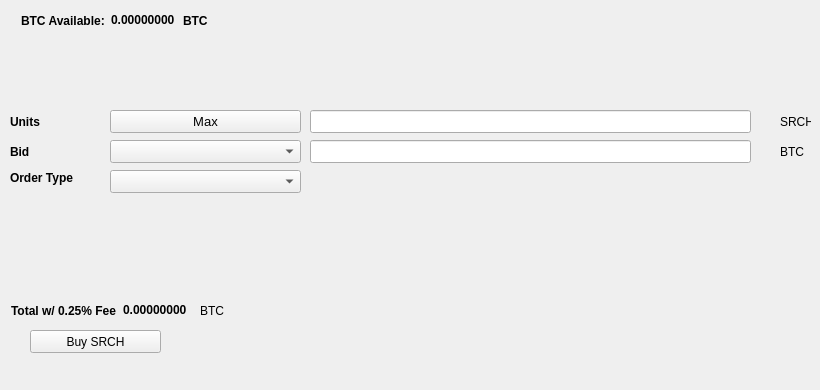
   <widget class="QWidget" name="BuyTab">
    <attribute name="title">
     <string>Buy</string>
    </attribute>
    <widget class="QPushButton" name="BuySRCH">
     <property name="geometry">
      <rect>
       <x>30</x>
       <y>330</y>
       <width>131</width>
       <height>23</height>
      </rect>
     </property>
     <property name="text">
      <string>Buy SRCH</string>
     </property>
     <property name="icon">
      <iconset resource="../searchcoin.qrc">
       <normaloff>:/icons/bitcoin</normaloff>:/icons/bitcoin</iconset>
     </property>
    </widget>
    <widget class="QLabel" name="label_3">
     <property name="geometry">
      <rect>
       <x>10</x>
       <y>110</y>
       <width>46</width>
       <height>23</height>
      </rect>
     </property>
     <property name="font">
      <font>
       <weight>75</weight>
       <bold>true</bold>
      </font>
     </property>
     <property name="text">
      <string>Units</string>
     </property>
    </widget>
    <widget class="QLineEdit" name="UnitsInput">
     <property name="geometry">
      <rect>
       <x>310</x>
       <y>110</y>
       <width>441</width>
       <height>23</height>
      </rect>
     </property>
     <property name="font">
      <font>
       <pointsize>9</pointsize>
       <weight>75</weight>
       <bold>true</bold>
      </font>
     </property>
    </widget>
    <widget class="QLineEdit" name="BuyBidPriceEdit">
     <property name="geometry">
      <rect>
       <x>310</x>
       <y>140</y>
       <width>441</width>
       <height>23</height>
      </rect>
     </property>
     <property name="font">
      <font>
       <pointsize>9</pointsize>
       <weight>75</weight>
       <bold>true</bold>
      </font>
     </property>
    </widget>
    <widget class="QLabel" name="label_4">
     <property name="geometry">
      <rect>
       <x>780</x>
       <y>110</y>
       <width>31</width>
       <height>23</height>
      </rect>
     </property>
     <property name="text">
      <string>SRCH</string>
     </property>
    </widget>
    <widget class="QLabel" name="label_5">
     <property name="geometry">
      <rect>
       <x>780</x>
       <y>140</y>
       <width>31</width>
       <height>23</height>
      </rect>
     </property>
     <property name="text">
      <string>BTC</string>
     </property>
    </widget>
    <widget class="QLabel" name="label_6">
     <property name="geometry">
      <rect>
       <x>10</x>
       <y>140</y>
       <width>46</width>
       <height>23</height>
      </rect>
     </property>
     <property name="font">
      <font>
       <weight>75</weight>
       <bold>true</bold>
      </font>
     </property>
     <property name="text">
      <string>Bid</string>
     </property>
    </widget>
    <widget class="QLabel" name="label_7">
     <property name="geometry">
      <rect>
       <x>10</x>
       <y>170</y>
       <width>91</width>
       <height>16</height>
      </rect>
     </property>
     <property name="font">
      <font>
       <weight>75</weight>
       <bold>true</bold>
      </font>
     </property>
     <property name="text">
      <string>Order Type</string>
     </property>
    </widget>
    <widget class="QPushButton" name="Buy_Max_Amount">
     <property name="geometry">
      <rect>
       <x>110</x>
       <y>110</y>
       <width>191</width>
       <height>23</height>
      </rect>
     </property>
     <property name="font">
      <font>
       <pointsize>10</pointsize>
      </font>
     </property>
     <property name="text">
      <string>Max</string>
     </property>
    </widget>
    <widget class="QComboBox" name="BuyBidcomboBox">
     <property name="geometry">
      <rect>
       <x>110</x>
       <y>140</y>
       <width>191</width>
       <height>23</height>
      </rect>
     </property>
     <property name="font">
      <font>
       <pointsize>10</pointsize>
      </font>
     </property>
    </widget>
    <widget class="QComboBox" name="buyOrdertypeCombo">
     <property name="geometry">
      <rect>
       <x>110</x>
       <y>170</y>
       <width>191</width>
       <height>23</height>
      </rect>
     </property>
     <property name="font">
      <font>
       <pointsize>10</pointsize>
      </font>
     </property>
    </widget>
    <widget class="QWidget" name="layoutWidget1">
     <property name="geometry">
      <rect>
       <x>21</x>
       <y>11</y>
       <width>227</width>
       <height>19</height>
      </rect>
     </property>
     <layout class="QHBoxLayout" name="horizontalLayout_3">
      <item>
       <widget class="QLabel" name="label232">
        <property name="font">
         <font>
          <weight>75</weight>
          <bold>true</bold>
         </font>
        </property>
        <property name="text">
         <string>BTC Available:</string>
        </property>
       </widget>
      </item>
      <item>
       <widget class="QLabel" name="BtcAvailableLbl">
        <property name="palette">
         <palette>
          <active>
           <colorrole role="WindowText">
            <brush brushstyle="SolidPattern">
             <color alpha="255">
              <red>0</red>
              <green>0</green>
              <blue>0</blue>
             </color>
            </brush>
           </colorrole>
           <colorrole role="Button">
            <brush brushstyle="SolidPattern">
             <color alpha="255">
              <red>0</red>
              <green>170</green>
              <blue>0</blue>
             </color>
            </brush>
           </colorrole>
           <colorrole role="Light">
            <brush brushstyle="SolidPattern">
             <color alpha="255">
              <red>0</red>
              <green>255</green>
              <blue>0</blue>
             </color>
            </brush>
           </colorrole>
           <colorrole role="Midlight">
            <brush brushstyle="SolidPattern">
             <color alpha="255">
              <red>0</red>
              <green>212</green>
              <blue>0</blue>
             </color>
            </brush>
           </colorrole>
           <colorrole role="Dark">
            <brush brushstyle="SolidPattern">
             <color alpha="255">
              <red>0</red>
              <green>85</green>
              <blue>0</blue>
             </color>
            </brush>
           </colorrole>
           <colorrole role="Mid">
            <brush brushstyle="SolidPattern">
             <color alpha="255">
              <red>0</red>
              <green>113</green>
              <blue>0</blue>
             </color>
            </brush>
           </colorrole>
           <colorrole role="Text">
            <brush brushstyle="SolidPattern">
             <color alpha="255">
              <red>0</red>
              <green>170</green>
              <blue>0</blue>
             </color>
            </brush>
           </colorrole>
           <colorrole role="BrightText">
            <brush brushstyle="SolidPattern">
             <color alpha="255">
              <red>255</red>
              <green>255</green>
              <blue>255</blue>
             </color>
            </brush>
           </colorrole>
           <colorrole role="ButtonText">
            <brush brushstyle="SolidPattern">
             <color alpha="255">
              <red>0</red>
              <green>0</green>
              <blue>0</blue>
             </color>
            </brush>
           </colorrole>
           <colorrole role="Base">
            <brush brushstyle="SolidPattern">
             <color alpha="255">
              <red>255</red>
              <green>255</green>
              <blue>255</blue>
             </color>
            </brush>
           </colorrole>
           <colorrole role="Window">
            <brush brushstyle="SolidPattern">
             <color alpha="255">
              <red>0</red>
              <green>170</green>
              <blue>0</blue>
             </color>
            </brush>
           </colorrole>
           <colorrole role="Shadow">
            <brush brushstyle="SolidPattern">
             <color alpha="255">
              <red>0</red>
              <green>0</green>
              <blue>0</blue>
             </color>
            </brush>
           </colorrole>
           <colorrole role="AlternateBase">
            <brush brushstyle="SolidPattern">
             <color alpha="255">
              <red>127</red>
              <green>212</green>
              <blue>127</blue>
             </color>
            </brush>
           </colorrole>
           <colorrole role="ToolTipBase">
            <brush brushstyle="SolidPattern">
             <color alpha="255">
              <red>255</red>
              <green>255</green>
              <blue>220</blue>
             </color>
            </brush>
           </colorrole>
           <colorrole role="ToolTipText">
            <brush brushstyle="SolidPattern">
             <color alpha="255">
              <red>0</red>
              <green>0</green>
              <blue>0</blue>
             </color>
            </brush>
           </colorrole>
          </active>
          <inactive>
           <colorrole role="WindowText">
            <brush brushstyle="SolidPattern">
             <color alpha="255">
              <red>0</red>
              <green>0</green>
              <blue>0</blue>
             </color>
            </brush>
           </colorrole>
           <colorrole role="Button">
            <brush brushstyle="SolidPattern">
             <color alpha="255">
              <red>0</red>
              <green>170</green>
              <blue>0</blue>
             </color>
            </brush>
           </colorrole>
           <colorrole role="Light">
            <brush brushstyle="SolidPattern">
             <color alpha="255">
              <red>0</red>
              <green>255</green>
              <blue>0</blue>
             </color>
            </brush>
           </colorrole>
           <colorrole role="Midlight">
            <brush brushstyle="SolidPattern">
             <color alpha="255">
              <red>0</red>
              <green>212</green>
              <blue>0</blue>
             </color>
            </brush>
           </colorrole>
           <colorrole role="Dark">
            <brush brushstyle="SolidPattern">
             <color alpha="255">
              <red>0</red>
              <green>85</green>
              <blue>0</blue>
             </color>
            </brush>
           </colorrole>
           <colorrole role="Mid">
            <brush brushstyle="SolidPattern">
             <color alpha="255">
              <red>0</red>
              <green>113</green>
              <blue>0</blue>
             </color>
            </brush>
           </colorrole>
           <colorrole role="Text">
            <brush brushstyle="SolidPattern">
             <color alpha="255">
              <red>0</red>
              <green>170</green>
              <blue>0</blue>
             </color>
            </brush>
           </colorrole>
           <colorrole role="BrightText">
            <brush brushstyle="SolidPattern">
             <color alpha="255">
              <red>255</red>
              <green>255</green>
              <blue>255</blue>
             </color>
            </brush>
           </colorrole>
           <colorrole role="ButtonText">
            <brush brushstyle="SolidPattern">
             <color alpha="255">
              <red>0</red>
              <green>0</green>
              <blue>0</blue>
             </color>
            </brush>
           </colorrole>
           <colorrole role="Base">
            <brush brushstyle="SolidPattern">
             <color alpha="255">
              <red>255</red>
              <green>255</green>
              <blue>255</blue>
             </color>
            </brush>
           </colorrole>
           <colorrole role="Window">
            <brush brushstyle="SolidPattern">
             <color alpha="255">
              <red>0</red>
              <green>170</green>
              <blue>0</blue>
             </color>
            </brush>
           </colorrole>
           <colorrole role="Shadow">
            <brush brushstyle="SolidPattern">
             <color alpha="255">
              <red>0</red>
              <green>0</green>
              <blue>0</blue>
             </color>
            </brush>
           </colorrole>
           <colorrole role="AlternateBase">
            <brush brushstyle="SolidPattern">
             <color alpha="255">
              <red>127</red>
              <green>212</green>
              <blue>127</blue>
             </color>
            </brush>
           </colorrole>
           <colorrole role="ToolTipBase">
            <brush brushstyle="SolidPattern">
             <color alpha="255">
              <red>255</red>
              <green>255</green>
              <blue>220</blue>
             </color>
            </brush>
           </colorrole>
           <colorrole role="ToolTipText">
            <brush brushstyle="SolidPattern">
             <color alpha="255">
              <red>0</red>
              <green>0</green>
              <blue>0</blue>
             </color>
            </brush>
           </colorrole>
          </inactive>
          <disabled>
           <colorrole role="WindowText">
            <brush brushstyle="SolidPattern">
             <color alpha="255">
              <red>0</red>
              <green>85</green>
              <blue>0</blue>
             </color>
            </brush>
           </colorrole>
           <colorrole role="Button">
            <brush brushstyle="SolidPattern">
             <color alpha="255">
              <red>0</red>
              <green>170</green>
              <blue>0</blue>
             </color>
            </brush>
           </colorrole>
           <colorrole role="Light">
            <brush brushstyle="SolidPattern">
             <color alpha="255">
              <red>0</red>
              <green>255</green>
              <blue>0</blue>
             </color>
            </brush>
           </colorrole>
           <colorrole role="Midlight">
            <brush brushstyle="SolidPattern">
             <color alpha="255">
              <red>0</red>
              <green>212</green>
              <blue>0</blue>
             </color>
            </brush>
           </colorrole>
           <colorrole role="Dark">
            <brush brushstyle="SolidPattern">
             <color alpha="255">
              <red>0</red>
              <green>85</green>
              <blue>0</blue>
             </color>
            </brush>
           </colorrole>
           <colorrole role="Mid">
            <brush brushstyle="SolidPattern">
             <color alpha="255">
              <red>0</red>
              <green>113</green>
              <blue>0</blue>
             </color>
            </brush>
           </colorrole>
           <colorrole role="Text">
            <brush brushstyle="SolidPattern">
             <color alpha="255">
              <red>0</red>
              <green>85</green>
              <blue>0</blue>
             </color>
            </brush>
           </colorrole>
           <colorrole role="BrightText">
            <brush brushstyle="SolidPattern">
             <color alpha="255">
              <red>255</red>
              <green>255</green>
              <blue>255</blue>
             </color>
            </brush>
           </colorrole>
           <colorrole role="ButtonText">
            <brush brushstyle="SolidPattern">
             <color alpha="255">
              <red>0</red>
              <green>85</green>
              <blue>0</blue>
             </color>
            </brush>
           </colorrole>
           <colorrole role="Base">
            <brush brushstyle="SolidPattern">
             <color alpha="255">
              <red>0</red>
              <green>170</green>
              <blue>0</blue>
             </color>
            </brush>
           </colorrole>
           <colorrole role="Window">
            <brush brushstyle="SolidPattern">
             <color alpha="255">
              <red>0</red>
              <green>170</green>
              <blue>0</blue>
             </color>
            </brush>
           </colorrole>
           <colorrole role="Shadow">
            <brush brushstyle="SolidPattern">
             <color alpha="255">
              <red>0</red>
              <green>0</green>
              <blue>0</blue>
             </color>
            </brush>
           </colorrole>
           <colorrole role="AlternateBase">
            <brush brushstyle="SolidPattern">
             <color alpha="255">
              <red>0</red>
              <green>170</green>
              <blue>0</blue>
             </color>
            </brush>
           </colorrole>
           <colorrole role="ToolTipBase">
            <brush brushstyle="SolidPattern">
             <color alpha="255">
              <red>255</red>
              <green>255</green>
              <blue>220</blue>
             </color>
            </brush>
           </colorrole>
           <colorrole role="ToolTipText">
            <brush brushstyle="SolidPattern">
             <color alpha="255">
              <red>0</red>
              <green>0</green>
              <blue>0</blue>
             </color>
            </brush>
           </colorrole>
          </disabled>
         </palette>
        </property>
        <property name="font">
         <font>
          <weight>75</weight>
          <bold>true</bold>
         </font>
        </property>
        <property name="text">
         <string>0.00000000</string>
        </property>
        <property name="textInteractionFlags">
         <set>Qt::LinksAccessibleByMouse|Qt::TextSelectableByKeyboard|Qt::TextSelectableByMouse</set>
        </property>
       </widget>
      </item>
      <item>
       <widget class="QLabel" name="BtcAvailableLbl_2">
        <property name="font">
         <font>
          <weight>75</weight>
          <bold>true</bold>
         </font>
        </property>
        <property name="text">
         <string>BTC</string>
        </property>
       </widget>
      </item>
     </layout>
    </widget>
    <widget class="QWidget" name="layoutWidge2">
     <property name="geometry">
      <rect>
       <x>11</x>
       <y>301</y>
       <width>259</width>
       <height>19</height>
      </rect>
     </property>
     <layout class="QHBoxLayout" name="horizontalLayout_4">
      <item>
       <widget class="QLabel" name="label_9">
        <property name="font">
         <font>
          <weight>75</weight>
          <bold>true</bold>
         </font>
        </property>
        <property name="text">
         <string>Total w/ 0.25% Fee</string>
        </property>
       </widget>
      </item>
      <item>
       <widget class="QLabel" name="BuyCostLabel">
        <property name="palette">
         <palette>
          <active>
           <colorrole role="WindowText">
            <brush brushstyle="SolidPattern">
             <color alpha="255">
              <red>0</red>
              <green>0</green>
              <blue>0</blue>
             </color>
            </brush>
           </colorrole>
           <colorrole role="Button">
            <brush brushstyle="SolidPattern">
             <color alpha="255">
              <red>0</red>
              <green>170</green>
              <blue>0</blue>
             </color>
            </brush>
           </colorrole>
           <colorrole role="Light">
            <brush brushstyle="SolidPattern">
             <color alpha="255">
              <red>0</red>
              <green>255</green>
              <blue>0</blue>
             </color>
            </brush>
           </colorrole>
           <colorrole role="Midlight">
            <brush brushstyle="SolidPattern">
             <color alpha="255">
              <red>0</red>
              <green>212</green>
              <blue>0</blue>
             </color>
            </brush>
           </colorrole>
           <colorrole role="Dark">
            <brush brushstyle="SolidPattern">
             <color alpha="255">
              <red>0</red>
              <green>85</green>
              <blue>0</blue>
             </color>
            </brush>
           </colorrole>
           <colorrole role="Mid">
            <brush brushstyle="SolidPattern">
             <color alpha="255">
              <red>0</red>
              <green>113</green>
              <blue>0</blue>
             </color>
            </brush>
           </colorrole>
           <colorrole role="Text">
            <brush brushstyle="SolidPattern">
             <color alpha="255">
              <red>0</red>
              <green>170</green>
              <blue>0</blue>
             </color>
            </brush>
           </colorrole>
           <colorrole role="BrightText">
            <brush brushstyle="SolidPattern">
             <color alpha="255">
              <red>255</red>
              <green>255</green>
              <blue>255</blue>
             </color>
            </brush>
           </colorrole>
           <colorrole role="ButtonText">
            <brush brushstyle="SolidPattern">
             <color alpha="255">
              <red>0</red>
              <green>0</green>
              <blue>0</blue>
             </color>
            </brush>
           </colorrole>
           <colorrole role="Base">
            <brush brushstyle="SolidPattern">
             <color alpha="255">
              <red>255</red>
              <green>255</green>
              <blue>255</blue>
             </color>
            </brush>
           </colorrole>
           <colorrole role="Window">
            <brush brushstyle="SolidPattern">
             <color alpha="255">
              <red>0</red>
              <green>170</green>
              <blue>0</blue>
             </color>
            </brush>
           </colorrole>
           <colorrole role="Shadow">
            <brush brushstyle="SolidPattern">
             <color alpha="255">
              <red>0</red>
              <green>0</green>
              <blue>0</blue>
             </color>
            </brush>
           </colorrole>
           <colorrole role="AlternateBase">
            <brush brushstyle="SolidPattern">
             <color alpha="255">
              <red>127</red>
              <green>212</green>
              <blue>127</blue>
             </color>
            </brush>
           </colorrole>
           <colorrole role="ToolTipBase">
            <brush brushstyle="SolidPattern">
             <color alpha="255">
              <red>255</red>
              <green>255</green>
              <blue>220</blue>
             </color>
            </brush>
           </colorrole>
           <colorrole role="ToolTipText">
            <brush brushstyle="SolidPattern">
             <color alpha="255">
              <red>0</red>
              <green>0</green>
              <blue>0</blue>
             </color>
            </brush>
           </colorrole>
          </active>
          <inactive>
           <colorrole role="WindowText">
            <brush brushstyle="SolidPattern">
             <color alpha="255">
              <red>0</red>
              <green>0</green>
              <blue>0</blue>
             </color>
            </brush>
           </colorrole>
           <colorrole role="Button">
            <brush brushstyle="SolidPattern">
             <color alpha="255">
              <red>0</red>
              <green>170</green>
              <blue>0</blue>
             </color>
            </brush>
           </colorrole>
           <colorrole role="Light">
            <brush brushstyle="SolidPattern">
             <color alpha="255">
              <red>0</red>
              <green>255</green>
              <blue>0</blue>
             </color>
            </brush>
           </colorrole>
           <colorrole role="Midlight">
            <brush brushstyle="SolidPattern">
             <color alpha="255">
              <red>0</red>
              <green>212</green>
              <blue>0</blue>
             </color>
            </brush>
           </colorrole>
           <colorrole role="Dark">
            <brush brushstyle="SolidPattern">
             <color alpha="255">
              <red>0</red>
              <green>85</green>
              <blue>0</blue>
             </color>
            </brush>
           </colorrole>
           <colorrole role="Mid">
            <brush brushstyle="SolidPattern">
             <color alpha="255">
              <red>0</red>
              <green>113</green>
              <blue>0</blue>
             </color>
            </brush>
           </colorrole>
           <colorrole role="Text">
            <brush brushstyle="SolidPattern">
             <color alpha="255">
              <red>0</red>
              <green>170</green>
              <blue>0</blue>
             </color>
            </brush>
           </colorrole>
           <colorrole role="BrightText">
            <brush brushstyle="SolidPattern">
             <color alpha="255">
              <red>255</red>
              <green>255</green>
              <blue>255</blue>
             </color>
            </brush>
           </colorrole>
           <colorrole role="ButtonText">
            <brush brushstyle="SolidPattern">
             <color alpha="255">
              <red>0</red>
              <green>0</green>
              <blue>0</blue>
             </color>
            </brush>
           </colorrole>
           <colorrole role="Base">
            <brush brushstyle="SolidPattern">
             <color alpha="255">
              <red>255</red>
              <green>255</green>
              <blue>255</blue>
             </color>
            </brush>
           </colorrole>
           <colorrole role="Window">
            <brush brushstyle="SolidPattern">
             <color alpha="255">
              <red>0</red>
              <green>170</green>
              <blue>0</blue>
             </color>
            </brush>
           </colorrole>
           <colorrole role="Shadow">
            <brush brushstyle="SolidPattern">
             <color alpha="255">
              <red>0</red>
              <green>0</green>
              <blue>0</blue>
             </color>
            </brush>
           </colorrole>
           <colorrole role="AlternateBase">
            <brush brushstyle="SolidPattern">
             <color alpha="255">
              <red>127</red>
              <green>212</green>
              <blue>127</blue>
             </color>
            </brush>
           </colorrole>
           <colorrole role="ToolTipBase">
            <brush brushstyle="SolidPattern">
             <color alpha="255">
              <red>255</red>
              <green>255</green>
              <blue>220</blue>
             </color>
            </brush>
           </colorrole>
           <colorrole role="ToolTipText">
            <brush brushstyle="SolidPattern">
             <color alpha="255">
              <red>0</red>
              <green>0</green>
              <blue>0</blue>
             </color>
            </brush>
           </colorrole>
          </inactive>
          <disabled>
           <colorrole role="WindowText">
            <brush brushstyle="SolidPattern">
             <color alpha="255">
              <red>0</red>
              <green>85</green>
              <blue>0</blue>
             </color>
            </brush>
           </colorrole>
           <colorrole role="Button">
            <brush brushstyle="SolidPattern">
             <color alpha="255">
              <red>0</red>
              <green>170</green>
              <blue>0</blue>
             </color>
            </brush>
           </colorrole>
           <colorrole role="Light">
            <brush brushstyle="SolidPattern">
             <color alpha="255">
              <red>0</red>
              <green>255</green>
              <blue>0</blue>
             </color>
            </brush>
           </colorrole>
           <colorrole role="Midlight">
            <brush brushstyle="SolidPattern">
             <color alpha="255">
              <red>0</red>
              <green>212</green>
              <blue>0</blue>
             </color>
            </brush>
           </colorrole>
           <colorrole role="Dark">
            <brush brushstyle="SolidPattern">
             <color alpha="255">
              <red>0</red>
              <green>85</green>
              <blue>0</blue>
             </color>
            </brush>
           </colorrole>
           <colorrole role="Mid">
            <brush brushstyle="SolidPattern">
             <color alpha="255">
              <red>0</red>
              <green>113</green>
              <blue>0</blue>
             </color>
            </brush>
           </colorrole>
           <colorrole role="Text">
            <brush brushstyle="SolidPattern">
             <color alpha="255">
              <red>0</red>
              <green>85</green>
              <blue>0</blue>
             </color>
            </brush>
           </colorrole>
           <colorrole role="BrightText">
            <brush brushstyle="SolidPattern">
             <color alpha="255">
              <red>255</red>
              <green>255</green>
              <blue>255</blue>
             </color>
            </brush>
           </colorrole>
           <colorrole role="ButtonText">
            <brush brushstyle="SolidPattern">
             <color alpha="255">
              <red>0</red>
              <green>85</green>
              <blue>0</blue>
             </color>
            </brush>
           </colorrole>
           <colorrole role="Base">
            <brush brushstyle="SolidPattern">
             <color alpha="255">
              <red>0</red>
              <green>170</green>
              <blue>0</blue>
             </color>
            </brush>
           </colorrole>
           <colorrole role="Window">
            <brush brushstyle="SolidPattern">
             <color alpha="255">
              <red>0</red>
              <green>170</green>
              <blue>0</blue>
             </color>
            </brush>
           </colorrole>
           <colorrole role="Shadow">
            <brush brushstyle="SolidPattern">
             <color alpha="255">
              <red>0</red>
              <green>0</green>
              <blue>0</blue>
             </color>
            </brush>
           </colorrole>
           <colorrole role="AlternateBase">
            <brush brushstyle="SolidPattern">
             <color alpha="255">
              <red>0</red>
              <green>170</green>
              <blue>0</blue>
             </color>
            </brush>
           </colorrole>
           <colorrole role="ToolTipBase">
            <brush brushstyle="SolidPattern">
             <color alpha="255">
              <red>255</red>
              <green>255</green>
              <blue>220</blue>
             </color>
            </brush>
           </colorrole>
           <colorrole role="ToolTipText">
            <brush brushstyle="SolidPattern">
             <color alpha="255">
              <red>0</red>
              <green>0</green>
              <blue>0</blue>
             </color>
            </brush>
           </colorrole>
          </disabled>
         </palette>
        </property>
        <property name="font">
         <font>
          <weight>75</weight>
          <bold>true</bold>
         </font>
        </property>
        <property name="autoFillBackground">
         <bool>false</bool>
        </property>
        <property name="text">
         <string>0.00000000</string>
        </property>
        <property name="textInteractionFlags">
         <set>Qt::LinksAccessibleByMouse|Qt::TextSelectableByMouse</set>
        </property>
       </widget>
      </item>
      <item>
       <widget class="QLabel" name="label_10">
        <property name="font">
         <font>
          <weight>50</weight>
          <bold>false</bold>
         </font>
        </property>
        <property name="text">
         <string>BTC</string>
        </property>
       </widget>
      </item>
     </layout>
    </widget>
    <widget class="QLabel" name="label_24">
     <property name="geometry">
      <rect>
       <x>460</x>
       <y>300</y>
       <width>281</width>
       <height>81</height>
      </rect>
     </property>
     <property name="text">
      <string/>
     </property>
     <property name="pixmap">
      <pixmap>:/images/bittrex</pixmap>
     </property>
    </widget>
   </widget>
